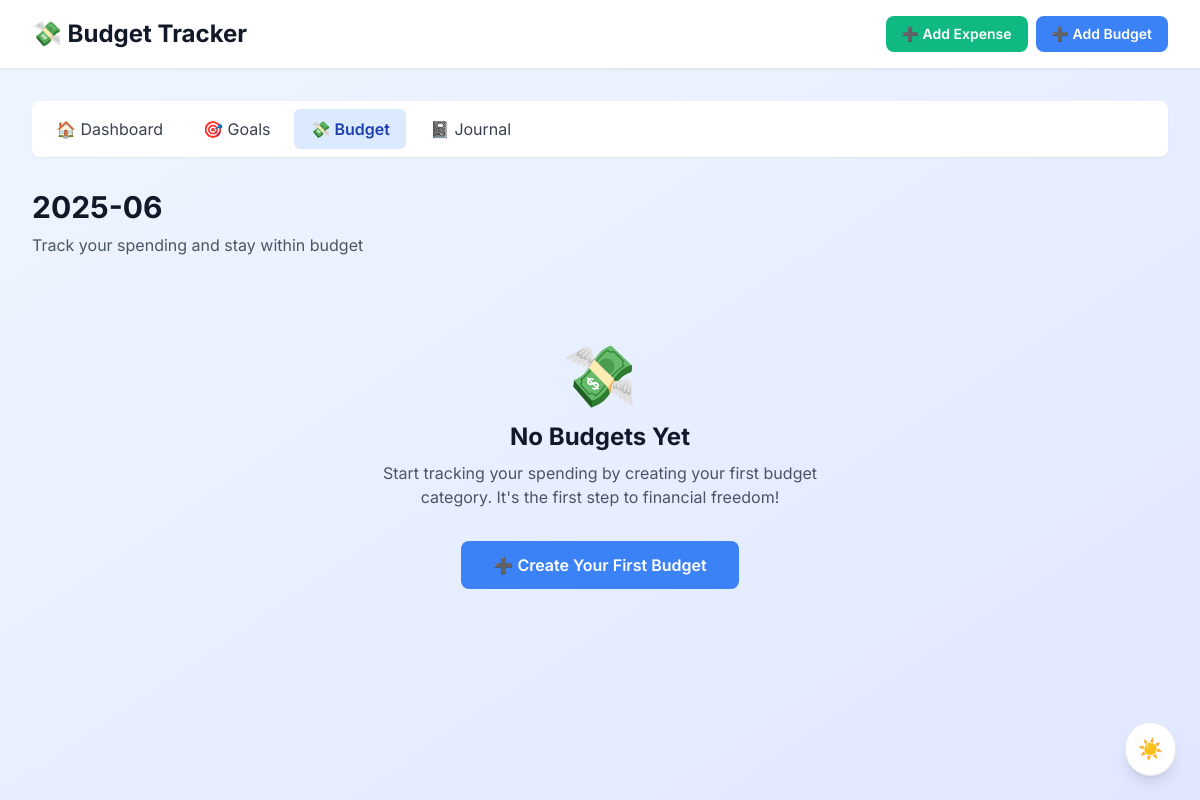
The page /budget on the database as committed earlier.
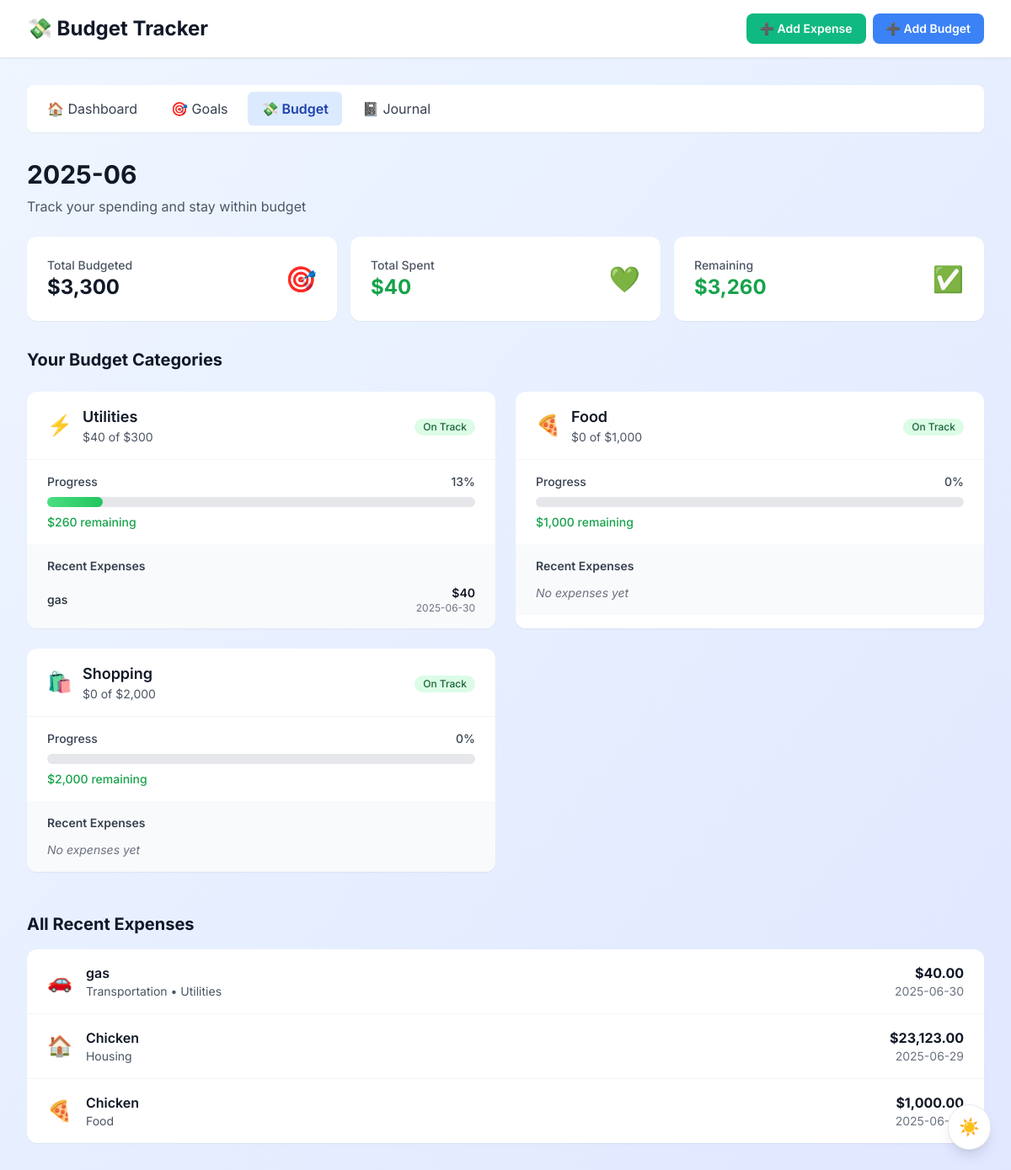
The same page on the database as committed later.
### tables this page shows
CREATE TABLE budgets (
            id INTEGER PRIMARY KEY AUTOINCREMENT,
            month TEXT NOT NULL,
            category TEXT NOT NULL,
            planned_amount REAL NOT NULL,
            spent_amount REAL DEFAULT 0,
            created_at DATETIME DEFAULT CURRENT_TIMESTAMP
        );

CREATE TABLE expenses (
            id INTEGER PRIMARY KEY AUTOINCREMENT,
            description TEXT NOT NULL,
            amount REAL NOT NULL,
            category TEXT NOT NULL,
            date TEXT NOT NULL,
            budget_id INTEGER,
            created_at DATETIME DEFAULT CURRENT_TIMESTAMP,
            FOREIGN KEY(budget_id) REFERENCES budgets(id)
        );

### app.py (the view)
@app.route('/budget')
def view_budget():
    today = datetime.now().strftime('%Y-%m-%d')
    current_month = today[:7]
    with sqlite3.connect('finance.db') as conn:
        cursor = conn.cursor()
        cursor.execute("""
            SELECT b.id, b.category, b.planned_amount,
                   COALESCE(SUM(e.amount), 0) as spent_amount,
                   (COALESCE(SUM(e.amount), 0) / b.planned_amount * 100) as spent_percent
            FROM budgets b
            LEFT JOIN expenses e ON b.id = e.budget_id
            WHERE b.month = ?
            GROUP BY b.id, b.category, b.planned_amount
        """, (current_month,))
        budget_data = cursor.fetchall()
        cursor.execute("""
            SELECT e.description, e.amount, e.category, e.date, b.category as budget_category
            FROM expenses e
            LEFT JOIN budgets b ON e.budget_id = b.id
            WHERE strftime('%Y-%m', e.date) = ?
            ORDER BY e.date DESC LIMIT 10
        """, (current_month,))
        recent_expenses = cursor.fetchall()
        cursor.execute("""
            SELECT e.description, e.amount, e.category, e.date, b.category as budget_category
            FROM expenses e
            LEFT JOIN budgets b ON e.budget_id = b.id
            WHERE strftime('%Y-%m', e.date) = ?
            ORDER BY e.date DESC
        """, (current_month,))
        all_expenses = cursor.fetchall()
    return render_template('budget.html',
                          budget_data=budget_data,
                          recent_expenses=recent_expenses,
                          all_expenses=all_expenses,
                          current_month=current_month)

### templates/budget.html (shortened to what the changed rows need)
<!DOCTYPE html>
<html lang="en">
<head>
    <link rel="stylesheet" href="{{ url_for('static', filename='styles.css') }}">
    <script src="https://cdn.tailwindcss.com"></script>
</head>
<body class="bg-gradient-to-br from-blue-50 to-indigo-100 min-h-screen">
    <div class="bg-white shadow-sm border-b">
        <div class="max-w-7xl mx-auto px-4 sm:px-6 lg:px-8">
            <div class="flex justify-between items-center py-4">
                <h1 class="text-2xl font-bold text-gray-900 flex items-center gap-2">
                    💸 Budget Tracker
                </h1>
            </div>
        </div>
    </div>
    <div class="max-w-7xl mx-auto px-4 sm:px-6 lg:px-8 py-8">
        <div class="mb-6">
            <h2 class="text-3xl font-bold text-gray-900 mb-2">{{ current_month }}</h2>
        </div>
        {% if budget_data %}
            <div class="grid grid-cols-1 md:grid-cols-3 gap-4 mb-8">
                {% set total_budgeted = budget_data | sum(attribute=2) %}
                {% set total_spent = budget_data | sum(attribute=3) %}
                <div class="bg-white rounded-xl p-6 shadow-sm">
                    <div class="flex items-center justify-between">
                        <div>
                            <p class="text-sm text-gray-600 font-medium">Total Budgeted</p>
                            <p class="text-2xl font-bold text-gray-900">${{ '{:,.0f}'.format(total_budgeted) }}</p>
                        </div>
                        <div class="text-3xl">🎯</div>
                    </div>
                </div>
                <div class="bg-white rounded-xl p-6 shadow-sm">
                    <div class="flex items-center justify-between">
                        <div>
                            <p class="text-sm text-gray-600 font-medium">Total Spent</p>
                            <p class="text-2xl font-bold {% if total_spent > total_budgeted %}text-red-600{% else %}text-green-600{% endif %}">
                                ${{ '{:,.0f}'.format(total_spent) }}
                            </p>
                        </div>
                        <div class="text-3xl">{% if total_spent > total_budgeted %}🔥{% else %}💚{% endif %}</div>
                    </div>
                </div>
                <div class="bg-white rounded-xl p-6 shadow-sm">
                    <div class="flex items-center justify-between">
                        <div>
                            <p class="text-sm text-gray-600 font-medium">Remaining</p>
                            <p class="text-2xl font-bold {% if total_spent > total_budgeted %}text-red-600{% else %}text-green-600{% endif %}">
                                ${{ '{:,.0f}'.format(total_budgeted - total_spent) }}
                            </p>
                        </div>
                        <div class="text-3xl">{% if total_spent > total_budgeted %}⚠️{% else %}✅{% endif %}</div>
                    </div>
                </div>
            </div>
            <div class="space-y-6">
                <h3 class="text-xl font-bold text-gray-900">Your Budget Categories</h3>
                <div class="grid grid-cols-1 lg:grid-cols-2 gap-6">
                    {% for budget in budget_data %}
                    {% set percentage = (budget[3] / budget[2] * 100) if budget[2] > 0 else 0 %}
                    {% set is_over = budget[3] > budget[2] %}
                    {% set is_warning = percentage > 80 and not is_over %}
                    <div class="bg-white rounded-xl shadow-sm overflow-hidden">
                        <div class="px-6 py-4 border-b border-gray-100">
                            <div class="flex items-center justify-between">
                                <div class="flex items-center gap-3">
                                    <span class="text-2xl">
                                        {% if budget[1].lower() == 'food' %}🍕
                                        {% elif budget[1].lower() == 'transport' or budget[1].lower() == 'transportation' %}🚗
                                        {% elif budget[1].lower() == 'entertainment' %}🎬
                                        {% elif budget[1].lower() == 'shopping' %}🛍️
                                        {% elif budget[1].lower() == 'housing' or budget[1].lower() == 'rent' %}🏠
                                        {% elif budget[1].lower() == 'utilities' %}⚡
                                        {% elif budget[1].lower() == 'healthcare' %}🏥
                                        {% else %}💰
                                        {% endif %}
                                    </span>
                                    <div>
                                        <h4 class="text-lg font-semibold text-gray-900">{{ budget[1].title() }}</h4>
                                        <p class="text-sm text-gray-600">
                                            ${{ '{:,.0f}'.format(budget[3]) }} of ${{ '{:,.0f}'.format(budget[2]) }}
                                        </p>
                                    </div>
                                </div>
                                <div class="text-right">
                                    {% if is_over %}
                                        <span class="inline-flex items-center px-2.5 py-0.5 rounded-full text-xs font-medium bg-red-100 text-red-800">
                                            Over Budget
                                        </span>
                                    {% elif is_warning %}
                                        <span class="inline-flex items-center px-2.5 py-0.5 rounded-full text-xs font-medium bg-yellow-100 text-yellow-800">
                                            Warning
                                        </span>
                                    {% else %}
                                        <span class="inline-flex items-center px-2.5 py-0.5 rounded-full text-xs font-medium bg-green-100 text-green-800">
                                            On Track
                                        </span>
                                    {% endif %}
                                </div>
                            </div>
                        </div>
                        <div class="px-6 py-4">
                            <div class="flex items-center justify-between mb-2">
                                <span class="text-sm font-medium text-gray-700">Progress</span>
                                <span class="text-sm font-medium {% if is_over %}text-red-600{% else %}text-gray-700{% endif %}">
                                    {{ '{:.0f}'.format(percentage) }}%
                                </span>
                            </div>
                            <div class="w-full bg-gray-200 rounded-full h-3">
                                {% set width_percentage = percentage %}
                                {% if width_percentage > 100 %}
                                    {% set width_percentage = 100 %}
                                {% endif %}
                                <div class="h-3 rounded-full transition-all duration-300
                                    {% if is_over %}bg-gradient-to-r from-red-400 to-red-600
                                    {% elif is_warning %}bg-gradient-to-r from-yellow-400 to-yellow-500
                                    {% else %}bg-gradient-to-r from-green-400 to-green-500
                                    {% endif %}"
                                    style="width: {{ '{:.0f}'.format(width_percentage) }}%">
                                </div>
                            </div>
                            <div class="mt-2">
                                {% if is_over %}
                                    <p class="text-sm font-medium text-red-600">
                                        ${{ '{:,.0f}'.format(budget[3] - budget[2]) }} over budget
                                    </p>
                                {% else %}
                                    <p class="text-sm font-medium text-green-600">
                                        ${{ '{:,.0f}'.format(budget[2] - budget[3]) }} remaining
                                    </p>
                                {% endif %}
                            </div>
                        </div>
                        <div class="px-6 py-4 bg-gray-50">
                            <h5 class="text-sm font-semibold text-gray-700 mb-3">Recent Expenses</h5>
                            {% set category_expenses = recent_expenses | selectattr(4, 'equalto', budget[1]) | list %}
                            {% if category_expenses %}
                                <div class="space-y-2 max-h-32 overflow-y-auto">
                                    {% for expense in category_expenses[:3] %}
                                    <div class="flex items-center justify-between text-sm">
                                        <span class="text-gray-800 font-medium">{{ expense[0] }}</span>
                                        <div class="text-right">
                                            <span class="text-gray-900 font-semibold">${{ '{:,.0f}'.format(expense[1]) }}</span>
                                            <span class="text-gray-500 block text-xs">{{ expense[3] }}</span>
                                        </div>
                                    </div>
                                    {% endfor %}
                                </div>
                            {% else %}
                                <p class="text-sm text-gray-500 italic">No expenses yet</p>
                            {% endif %}
                        </div>
                    </div>
                    {% endfor %}
                </div>
            </div>
            {% if recent_expenses %}
            <div class="mt-12">
                <h3 class="text-xl font-bold text-gray-900 mb-4">All Recent Expenses</h3>
                <div class="bg-white rounded-xl shadow-sm overflow-hidden">
                    <div class="divide-y divide-gray-100">
                        {% for expense in recent_expenses[:10] %}
                        <div class="px-6 py-4 flex items-center justify-between hover:bg-gray-50">
                            <div class="flex items-center gap-4">
                                <span class="text-2xl">
                                    {% if expense[2].lower() == 'food' %}🍕
                                    {% elif expense[2].lower() == 'transport' or expense[2].lower() == 'transportation' %}🚗
                                    {% elif expense[2].lower() == 'entertainment' %}🎬
                                    {% elif expense[2].lower() == 'shopping' %}🛍️
                                    {% elif expense[2].lower() == 'housing' or expense[2].lower() == 'rent' %}🏠
                                    {% elif expense[2].lower() == 'utilities' %}⚡
                                    {% elif expense[2].lower() == 'healthcare' %}🏥
                                    {% else %}💰
                                    {% endif %}
                                </span>
                                <div>
                                    <p class="font-semibold text-gray-900">{{ expense[0] }}</p>
                                    <p class="text-sm text-gray-600">{{ expense[2].title() }}{% if expense[4] %} • {{ expense[4].title() }}{% endif %}</p>
                                </div>
                            </div>
                            <div class="text-right">
                                <p class="font-bold text-gray-900">${{ '{:,.2f}'.format(expense[1]) }}</p>
                                <p class="text-sm text-gray-500">{{ expense[3] }}</p>
                            </div>
                        </div>
                        {% endfor %}
                    </div>
                </div>
            </div>
            {% endif %}
        {% else %}
            <div class="text-center py-16">
                <div class="text-6xl mb-4">💸</div>
                <h3 class="text-2xl font-bold text-gray-900 mb-2">No Budgets Yet</h3>
                <p class="text-gray-600 mb-8 max-w-md mx-auto">
                    Start tracking your spending by creating your first budget category. It's the first step to financial freedom!
                </p>
                <a href="{{ url_for('add_budget') }}"
                   class="bg-primary text-white px-8 py-3 rounded-lg font-semibold hover:bg-blue-600 transition-colors inline-flex items-center gap-2">
                    ➕ Create Your First Budget
                </a>
            </div>
        {% endif %}
    </div>
</body>
</html>

Rows that differ between the two databases and show on the page:
added budgets: category "Utilities", budget "40", planned_amount "300", percentage "13", budget[2]-budget[3] "260"
added expenses: description "gas", amount "40", date "2025-06-30", category "Transportation", category "Utilities", amount "40.00"
added budgets: category "Food", budget "0", planned_amount "1,000", percentage "0", budget[2]-budget[3] "1,000", shows "No expenses yet"
added budgets: category "Shopping", budget "0", planned_amount "2,000", percentage "0", budget[2]-budget[3] "2,000", shows "No expenses yet"
now on this page (row unchanged): expenses: description "Chicken", category "Housing", amount "23,123.00", date "2025-06-29", shown under "All Recent Expenses"
now on this page (row unchanged): expenses: description "Chicken", category "Food", amount "1,000.00", date "2025-06-26", shown under "All Recent Expenses"
Other text that changed with them:
{{ '{:,.0f}'.format(total_budgeted) }}: (not shown) → "3,300"
{{ '{:,.0f}'.format(total_spent) }}: (not shown) → "40"
{{ '{:,.0f}'.format(total_budgeted - total_spent) }}: (not shown) → "3,260"
text no longer shown: "💸 No Budgets Yet Start tracking your spending by creating your first budget category. It's the first step to financial freedom! ➕ Create Your First Budget"
text now shown: "Total Budgeted $ 🎯 Total Spent $ 💚 Remaining $ ✅ Your Budget Categories All Recent Expenses"
